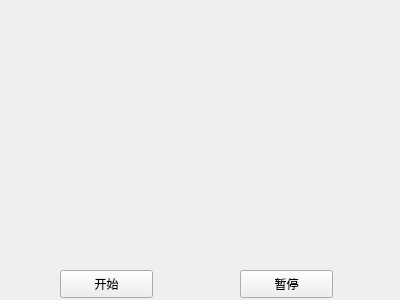
<?xml version="1.0" encoding="UTF-8"?>
<ui version="4.0">
 <class>Widget</class>
 <widget class="QWidget" name="Widget">
  <property name="geometry">
   <rect>
    <x>0</x>
    <y>0</y>
    <width>400</width>
    <height>300</height>
   </rect>
  </property>
  <property name="windowTitle">
   <string>Widget</string>
  </property>
  <widget class="QLabel" name="ban">
   <property name="geometry">
    <rect>
     <x>80</x>
     <y>40</y>
     <width>251</width>
     <height>191</height>
    </rect>
   </property>
   <property name="text">
    <string/>
   </property>
   <property name="scaledContents">
    <bool>true</bool>
   </property>
  </widget>
  <widget class="QPushButton" name="startBtn">
   <property name="geometry">
    <rect>
     <x>60</x>
     <y>270</y>
     <width>93</width>
     <height>28</height>
    </rect>
   </property>
   <property name="text">
    <string>开始</string>
   </property>
  </widget>
  <widget class="QPushButton" name="endBtn">
   <property name="geometry">
    <rect>
     <x>240</x>
     <y>270</y>
     <width>93</width>
     <height>28</height>
    </rect>
   </property>
   <property name="text">
    <string>暂停</string>
   </property>
  </widget>
 </widget>
 <layoutdefault spacing="6" margin="11"/>
 <resources/>
 <connections/>
</ui>
